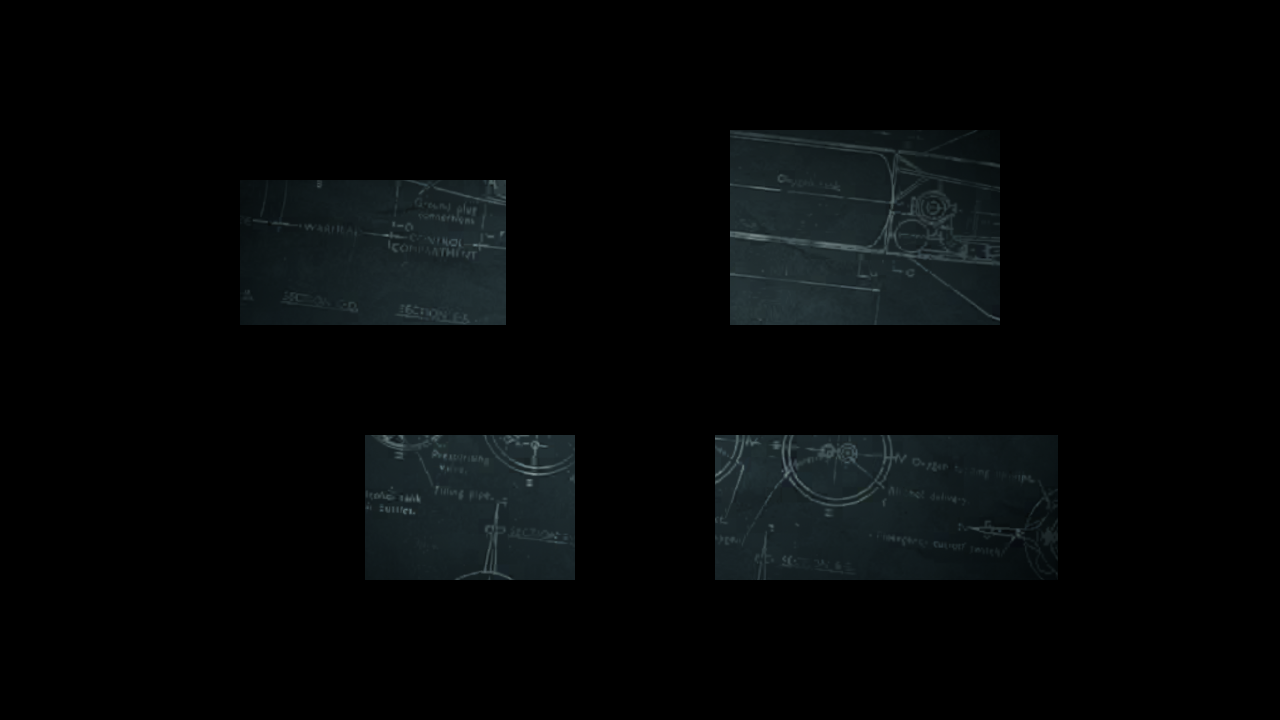
#> input picture mobile/source/android-app/app/src/main/python/deploy-fixtures/blueprint-aircraft-atlas.png, 1280 x 720 px
$ python -i native_hand.py   (imports and definitions only)
#> lines starting #> are read from the running program, lines starting #| are printed output that depends on the picture
#> further down, picture is the input picture: shape (720, 1280, 3); mean B, G, R 7.5, 6.9, 4.9
"""Native hand fee-plate candidates; local operation numeral, never card names."""
import cv2,numpy as np

# [18 lines left out: function operation_components, not called in this run]

def inspect(frame,features=None):
    h,w=frame.shape[:2];scale=h/720
#> after `h, w = frame.shape[:2]`: h = 720; w = 1280
#> after `scale = h / 720`: scale = 1
    hsv=features.get('hsv') if features is not None else cv2.cvtColor(frame,cv2.COLOR_BGR2HSV)
#> hsv: shape (720, 1280, 3); mean H, S, V 17.9, 17.2, 7.5
    value=hsv[:,:,2]
    result=[]
    for threshold in (75,85,95):
        _,labels,stats,_=cv2.connectedComponentsWithStats((value<threshold).astype(np.uint8),8)
        for idx,(x,y,bw,bh,area) in enumerate(stats[1:],1):
            if not (y>h*.80 and .12*w<x<w*.88 and y+bh<h and
                    19*scale<=bw<=38*scale and 19*scale<=bh<=38*scale and
                    .8<=bw/bh<=1.25 and .35<=area/(bw*bh)<=.90):continue
            component=(labels[y:y+bh,x:x+bw]==idx).astype(np.uint8)
            contours,_=cv2.findContours(component,cv2.RETR_EXTERNAL,cv2.CHAIN_APPROX_SIMPLE)
            contour=max(contours,key=cv2.contourArea);rect=cv2.minAreaRect(contour)
            rect_area=rect[1][0]*rect[1][1]
            if not rect_area or cv2.contourArea(contour)/rect_area<.88:continue
            cx,cy=x+bw/2,y+bh/2
            if any(abs(cx-r['center'][0])<12*scale and abs(cy-r['center'][1])<12*scale for r in result):continue
            crop=frame[y:y+bh,x:x+bw].copy();angle=(rect[2]+45)%90-45
            if angle:
                crop=cv2.warpAffine(crop,cv2.getRotationMatrix2D((bw/2,bh/2),angle,1),
                                   (bw,bh),borderMode=cv2.BORDER_REPLICATE)
            # Normalize only the confirmed small fee plate, never the screen.
            local=cv2.resize(crop,(28,28),interpolation=cv2.INTER_AREA)[3:-3,3:-3]
            lhsv=cv2.cvtColor(local,cv2.COLOR_BGR2HSV);v=lhsv[:,:,2].astype(int)
            base=np.percentile(v,25);ink=(v>base+35).astype(np.uint8)
            operation=operation_components(crop)
            if not operation:
                pad=max(1,round(scale))
                if x>=pad and y>=pad and x+bw+pad<=w and y+bh+pad<=h:
                    expanded=frame[y-pad:y+bh+pad,x-pad:x+bw+pad].copy()
                    if angle:
                        eh,ew=expanded.shape[:2]
                        expanded=cv2.warpAffine(expanded,cv2.getRotationMatrix2D((ew/2,eh/2),angle,1),
                                               (ew,eh),borderMode=cv2.BORDER_REPLICATE)
                    operation=operation_components(expanded)
            primary=ink[:,:13].astype(bool)
            orange=(lhsv[:,:13,0]>=8)&(lhsv[:,:13,0]<=32)&(lhsv[:,:13,1]>=140)&(lhsv[:,:13,2]>=80)
            fraction=float(orange[primary].mean()) if primary.sum()>=10 else 0.
            source_hsv=hsv[y:y+bh,x:x+bw]
            source_orange=(source_hsv[:,:,0]>=8)&(source_hsv[:,:,0]<=32)&(source_hsv[:,:,1]>=140)&(source_hsv[:,:,2]>=80)
            source_orange[:,round(bw*.58):]=False
            yy,xx=np.where(source_orange)
            digit_center=[float(x+np.mean(xx)),float(y+np.mean(yy))] if len(xx)>=10 else None
            result.append({'box':[int(x),int(y),int(bw),int(bh)],'center':[cx,cy],
                'kind':'unit' if operation else 'unknown','operation_numeral':operation,
                'suspected_order':not bool(operation),
                'suspected_order_basis':'complete_fee_plate_without_operation_component' if not operation else None,
                'orange':fraction>=.8,'orange_fraction':fraction,'angle':float(angle),
                'digit_center_source':digit_center,
                'grab_source':[digit_center[0]+25*scale,digit_center[1]+25*scale] if digit_center else None,
                'card_name':None,'input_authorized':False})
#> this loop made 3 passes
#> pass 1, in inspect, `_,labels,stats,_=cv2.connectedComponentsWithStats((value<threshold).as..`:
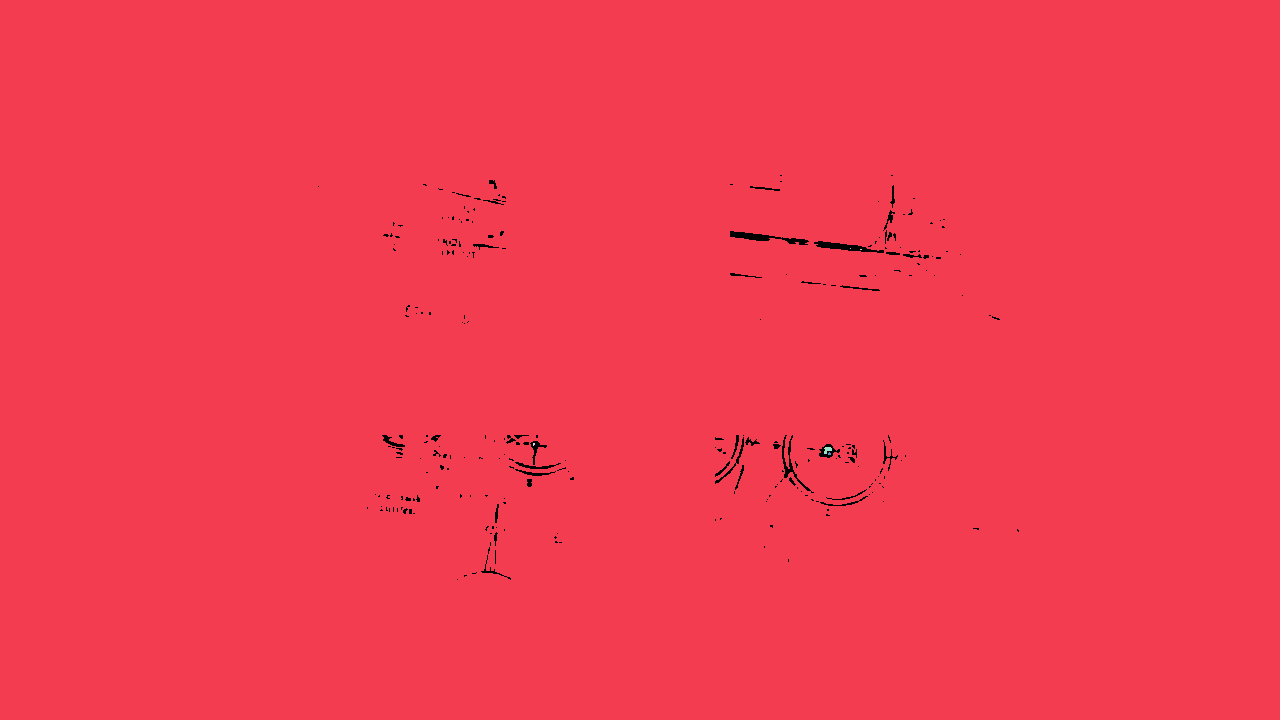
#> labels: shape (720, 1280) int32; 7 distinct labels, from 0 to 6; one colour per label, 0 black
#> after the loop, result = []
    return sorted(result,key=lambda r:r['center'][0])

# [18 lines left out: function blind_blockers, not called in this run]

def blind_allowed(point,badges,height,width):
    return not any(b['left']<=point[0]<=b['right'] for b in blind_blockers(badges,height,width))

# [14 lines left out: function blind_point, not called in this run]

>>> import cv2
>>> picture = cv2.imread('../deploy-fixtures/blueprint-aircraft-atlas.png')
>>> result = inspect(picture)
#> result = []
